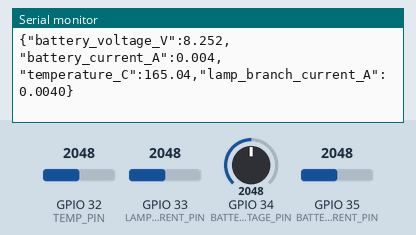
Bench run of a sketch on a simulated ESP32. Parts: the last lines printed to the serial monitor. Inputs (shaded band) come from the test bench; at power-on: GPIO 32 (TEMP_PIN) = 2048, GPIO 33 (LAMP_BRANCH_CURRENT_PIN) = 2048, GPIO 34 (BATTERY_VOLTAGE_PIN) = 2048, GPIO 35 (BATTERY_CURRENT_PIN) = 2048 (analog values on the 0–4095 scale).

Above: at 1.2 s.
1.3 s: GPIO 32 (TEMP_PIN) set to 2866
At 2.7 s:
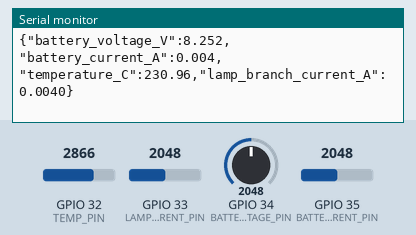
2.8 s: GPIO 33 (LAMP_BRANCH_CURRENT_PIN) set to 2866
4.3 s: GPIO 34 (BATTERY_VOLTAGE_PIN) set to 2866
At 5.4 s:
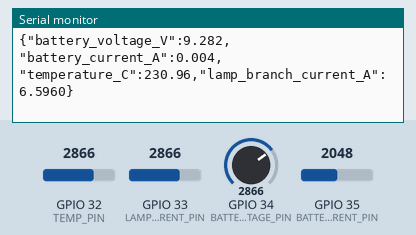
5.8 s: GPIO 35 (BATTERY_CURRENT_PIN) set to 2866
At 7.1 s:
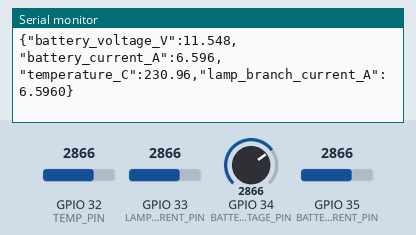
7.3 s: GPIO 32 (TEMP_PIN) set to 3972
8.8 s: GPIO 33 (LAMP_BRANCH_CURRENT_PIN) set to 3972
At 8.8 s:
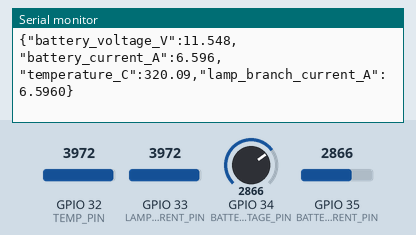
Timing chart, 0 to 11.3 s (numbered marks = the images above; inputs shaded):
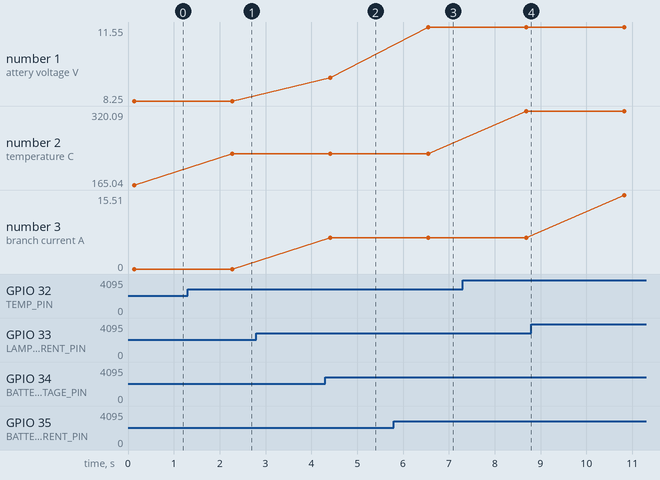

Measured:
- after the input at 1.3 s, the serial monitor: prints a new line after 0.97 s (image 1)
- after the input at 4.3 s, the serial monitor: prints a new line after 0.11 s (image 2)
- after the input at 5.8 s, the serial monitor: prints a new line after 0.75 s (image 3)
- plotted number 1: 8.25 → 9.28 after the input at 4.3 s
- plotted number 2: 165.04 → 230.96 after the input at 1.3 s, 230.96 → 320.09 after the input at 7.3 s
- plotted number 3: 6.6 → 15.51 after the input at 8.8 s

The sketch:

esp32_demo.ino
```cpp
/* GB11 SolarGuard ESP32 starter firmware
 * IMPORTANT: This is a starter for bench testing, not a safety-certified controller.
 * Confirm sensor modules, pinout, ADC scaling, battery chemistry and isolation first.
 * Never connect a battery directly to an ESP32 ADC. Use a correctly designed divider
 * or compatible sensor module, common reference only where the sensor design permits,
 * fusing and suitable protection. This sketch prints JSON-like readings to Serial;
 * it does not yet connect to the web dashboard or actuate a real load.
 */
#include <Arduino.h>

// Example analog inputs ONLY; adapt to your actual board and sensor interfaces.
const int BATTERY_VOLTAGE_PIN = 34;
const int BATTERY_CURRENT_PIN = 35;
const int TEMP_PIN = 32;
const int LAMP_BRANCH_CURRENT_PIN = 33;

// CALIBRATE these values against reference instruments before use.
const float ADC_REF_V = 3.3f;
const float ADC_MAX = 4095.0f;
const float VOLTAGE_DIVIDER_RATIO = 5.0f; // Example only; calculate for your circuit.
const float CURRENT_ZERO_V = 1.65f;       // Example for a compatible analog sensor.
const float CURRENT_A_PER_V = 10.0f;      // Example only; set to sensor datasheet value.
const float TEMP_C_PER_V = 100.0f;        // Placeholder; replace with sensor-specific conversion.
const float LAMP_ZERO_V = 1.65f;
const float LAMP_A_PER_V = 10.0f;

float readPinVoltage(int pin) {
  // Average samples to reduce noise; calibration and filtering still required.
  uint32_t total = 0;
  for (int i = 0; i < 16; i++) { total += analogRead(pin); delay(2); }
  float raw = total / 16.0f;
  return raw * ADC_REF_V / ADC_MAX;
}
float readCurrentA(int pin, float zeroV, float ampPerV) {
  return (readPinVoltage(pin) - zeroV) * ampPerV;
}

void setup() {
  Serial.begin(115200);
  analogReadResolution(12);
  Serial.println("GB11 SolarGuard ESP32 starter - calibrate before use");
}
void loop() {
  float batteryV = readPinVoltage(BATTERY_VOLTAGE_PIN) * VOLTAGE_DIVIDER_RATIO;
  float batteryA = readCurrentA(BATTERY_CURRENT_PIN, CURRENT_ZERO_V, CURRENT_A_PER_V);
  float temperatureC = readPinVoltage(TEMP_PIN) * TEMP_C_PER_V; // Replace conversion.
  float lampBranchA = readCurrentA(LAMP_BRANCH_CURRENT_PIN, LAMP_ZERO_V, LAMP_A_PER_V);

  // JSON line for serial logging. These are raw prototype estimates, not calibrated results.
  Serial.printf("{\"battery_voltage_V\":%.3f,\"battery_current_A\":%.3f,\"temperature_C\":%.2f,\"lamp_branch_current_A\":%.4f}\n",
                batteryV, batteryA, temperatureC, lampBranchA);
  delay(2000);
}
```
